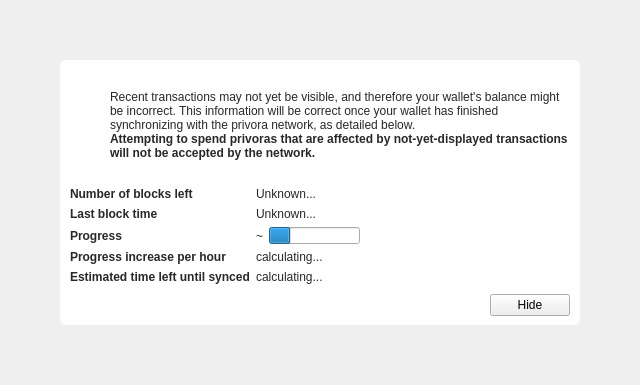
<?xml version="1.0" encoding="UTF-8"?>
<ui version="4.0">
 <class>ModalOverlay</class>
 <widget class="ModalOverlay" name="ModalOverlay">
  <property name="geometry">
   <rect>
    <x>0</x>
    <y>0</y>
    <width>640</width>
    <height>385</height>
   </rect>
  </property>
  <property name="windowTitle">
   <string>Form</string>
  </property>
  <layout class="QVBoxLayout" name="verticalLayout" stretch="0">
   <property name="sizeConstraint">
    <enum>QLayout::SetDefaultConstraint</enum>
   </property>
   <property name="leftMargin">
    <number>0</number>
   </property>
   <property name="topMargin">
    <number>0</number>
   </property>
   <property name="rightMargin">
    <number>0</number>
   </property>
   <property name="bottomMargin">
    <number>0</number>
   </property>
   <item>
    <widget class="QWidget" name="bgWidget" native="true">
     <property name="styleSheet">
      <string notr="true"/>
     </property>
     <layout class="QVBoxLayout" name="verticalLayoutMain" stretch="1">
      <property name="leftMargin">
       <number>60</number>
      </property>
      <property name="topMargin">
       <number>60</number>
      </property>
      <property name="rightMargin">
       <number>60</number>
      </property>
      <property name="bottomMargin">
       <number>60</number>
      </property>
      <item>
       <widget class="QWidget" name="contentWidget" native="true">
        <property name="styleSheet">
         <string notr="true">#contentWidget { background: rgba(255,255,255,240); border-radius: 6px; }

QLabel { color: rgb(40,40,40);  }</string>
        </property>
        <layout class="QVBoxLayout" name="verticalLayoutSub" stretch="1,0,0,0">
         <property name="spacing">
          <number>0</number>
         </property>
         <property name="leftMargin">
          <number>10</number>
         </property>
         <property name="topMargin">
          <number>10</number>
         </property>
         <property name="rightMargin">
          <number>10</number>
         </property>
         <property name="bottomMargin">
          <number>10</number>
         </property>
         <item>
          <layout class="QHBoxLayout" name="horizontalLayoutIconText" stretch="0,1">
           <property name="topMargin">
            <number>20</number>
           </property>
           <item>
            <layout class="QVBoxLayout" name="verticalLayoutIcon">
             <property name="leftMargin">
              <number>0</number>
             </property>
             <item>
              <widget class="QPushButton" name="warningIcon">
               <property name="enabled">
                <bool>false</bool>
               </property>
               <property name="text">
                <string/>
               </property>
               <property name="icon">
                <iconset>
                 <normaloff>:/icons/warning</normaloff>
                 <disabledoff>:/icons/warning</disabledoff>:/icons/warning</iconset>
               </property>
               <property name="iconSize">
                <size>
                 <width>48</width>
                 <height>48</height>
                </size>
               </property>
               <property name="flat">
                <bool>true</bool>
               </property>
              </widget>
             </item>
             <item>
              <spacer name="verticalSpacerWarningIcon">
               <property name="orientation">
                <enum>Qt::Vertical</enum>
               </property>
               <property name="sizeHint" stdset="0">
                <size>
                 <width>20</width>
                 <height>40</height>
                </size>
               </property>
              </spacer>
             </item>
            </layout>
           </item>
           <item>
            <layout class="QVBoxLayout" name="verticalLayoutInfoText">
             <property name="leftMargin">
              <number>0</number>
             </property>
             <property name="topMargin">
              <number>0</number>
             </property>
             <item>
              <widget class="QLabel" name="infoText">
               <property name="text">
                <string>Recent transactions may not yet be visible, and therefore your wallet's balance might be incorrect. This information will be correct once your wallet has finished synchronizing with the privora network, as detailed below.</string>
               </property>
               <property name="textFormat">
                <enum>Qt::RichText</enum>
               </property>
               <property name="wordWrap">
                <bool>true</bool>
               </property>
              </widget>
             </item>
             <item>
              <widget class="QLabel" name="infoTextStrong">
               <property name="font">
                <font>
                 <weight>75</weight>
                 <bold>true</bold>
                </font>
               </property>
               <property name="text">
                <string>Attempting to spend privoras that are affected by not-yet-displayed transactions will not be accepted by the network.</string>
               </property>
               <property name="textFormat">
                <enum>Qt::RichText</enum>
               </property>
               <property name="wordWrap">
                <bool>true</bool>
               </property>
              </widget>
             </item>
             <item>
              <spacer name="verticalSpacerInTextSpace">
               <property name="orientation">
                <enum>Qt::Vertical</enum>
               </property>
               <property name="sizeHint" stdset="0">
                <size>
                 <width>20</width>
                 <height>40</height>
                </size>
               </property>
              </spacer>
             </item>
            </layout>
           </item>
          </layout>
         </item>
         <item>
          <spacer name="verticalSpacerAfterText">
           <property name="orientation">
            <enum>Qt::Vertical</enum>
           </property>
           <property name="sizeHint" stdset="0">
            <size>
             <width>20</width>
             <height>40</height>
            </size>
           </property>
          </spacer>
         </item>
         <item>
          <layout class="QFormLayout" name="formLayout">
           <property name="fieldGrowthPolicy">
            <enum>QFormLayout::FieldsStayAtSizeHint</enum>
           </property>
           <property name="horizontalSpacing">
            <number>6</number>
           </property>
           <property name="verticalSpacing">
            <number>6</number>
           </property>
           <property name="topMargin">
            <number>10</number>
           </property>
           <item row="0" column="0">
            <widget class="QLabel" name="labelNumberOfBlocksLeft">
             <property name="font">
              <font>
               <weight>75</weight>
               <bold>true</bold>
              </font>
             </property>
             <property name="text">
              <string>Number of blocks left</string>
             </property>
            </widget>
           </item>
           <item row="0" column="1">
            <widget class="QLabel" name="numberOfBlocksLeft">
             <property name="text">
              <string>Unknown...</string>
             </property>
            </widget>
           </item>
           <item row="1" column="0">
            <widget class="QLabel" name="labelLastBlockTime">
             <property name="font">
              <font>
               <weight>75</weight>
               <bold>true</bold>
              </font>
             </property>
             <property name="text">
              <string>Last block time</string>
             </property>
            </widget>
           </item>
           <item row="1" column="1">
            <widget class="QLabel" name="newestBlockDate">
             <property name="sizePolicy">
              <sizepolicy hsizetype="Maximum" vsizetype="Preferred">
               <horstretch>0</horstretch>
               <verstretch>0</verstretch>
              </sizepolicy>
             </property>
             <property name="text">
              <string>Unknown...</string>
             </property>
            </widget>
           </item>
           <item row="2" column="0">
            <widget class="QLabel" name="labelSyncDone">
             <property name="font">
              <font>
               <weight>75</weight>
               <bold>true</bold>
              </font>
             </property>
             <property name="text">
              <string>Progress</string>
             </property>
            </widget>
           </item>
           <item row="2" column="1">
            <layout class="QHBoxLayout" name="horizontalLayoutSync" stretch="0,1">
             <item>
              <widget class="QLabel" name="percentageProgress">
               <property name="text">
                <string notr="true">~</string>
               </property>
              </widget>
             </item>
             <item>
              <widget class="QProgressBar" name="progressBar">
               <property name="value">
                <number>24</number>
               </property>
               <property name="format">
                <string/>
               </property>
              </widget>
             </item>
            </layout>
           </item>
           <item row="4" column="0">
            <widget class="QLabel" name="labelProgressIncrease">
             <property name="font">
              <font>
               <weight>75</weight>
               <bold>true</bold>
              </font>
             </property>
             <property name="text">
              <string>Progress increase per hour</string>
             </property>
            </widget>
           </item>
           <item row="4" column="1">
            <widget class="QLabel" name="progressIncreasePerH">
             <property name="text">
              <string>calculating...</string>
             </property>
            </widget>
           </item>
           <item row="5" column="0">
            <widget class="QLabel" name="labelEstimatedTimeLeft">
             <property name="font">
              <font>
               <weight>75</weight>
               <bold>true</bold>
              </font>
             </property>
             <property name="text">
              <string>Estimated time left until synced</string>
             </property>
            </widget>
           </item>
           <item row="5" column="1">
            <widget class="QLabel" name="expectedTimeLeft">
             <property name="text">
              <string>calculating...</string>
             </property>
            </widget>
           </item>
          </layout>
         </item>
         <item>
          <layout class="QHBoxLayout" name="horizontalLayoutButtons">
           <property name="leftMargin">
            <number>10</number>
           </property>
           <property name="topMargin">
            <number>10</number>
           </property>
           <item>
            <spacer name="horizontalSpacer">
             <property name="orientation">
              <enum>Qt::Horizontal</enum>
             </property>
             <property name="sizeHint" stdset="0">
              <size>
               <width>40</width>
               <height>20</height>
              </size>
             </property>
            </spacer>
           </item>
           <item>
            <widget class="QPushButton" name="closeButton">
             <property name="text">
              <string>Hide</string>
             </property>
            </widget>
           </item>
          </layout>
         </item>
        </layout>
       </widget>
      </item>
     </layout>
    </widget>
   </item>
  </layout>
 </widget>
 <customwidgets>
  <customwidget>
   <class>ModalOverlay</class>
   <extends>QWidget</extends>
   <header>modaloverlay.h</header>
   <container>1</container>
  </customwidget>
 </customwidgets>
 <resources/>
 <connections/>
</ui>
